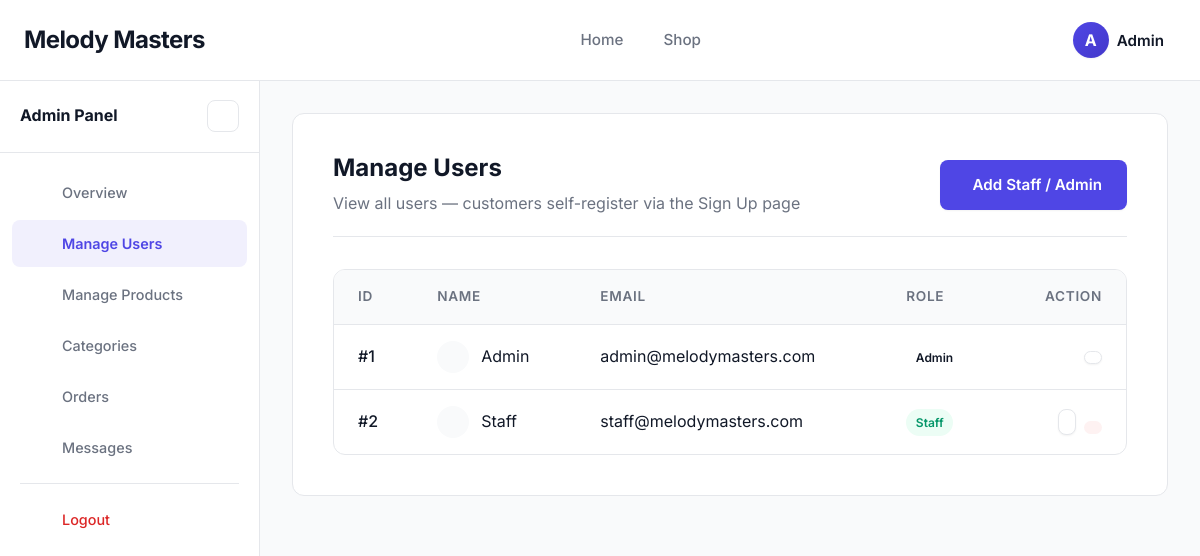
The page /admin/users.php (signed in) on the database its author committed.
### tables this page shows
CREATE TABLE IF NOT EXISTS users (
    id INT AUTO_INCREMENT PRIMARY KEY,
    name VARCHAR(255) NOT NULL,
    email VARCHAR(255) NOT NULL UNIQUE,
    password VARCHAR(255) NOT NULL,
    role ENUM('Customer', 'Staff', 'Admin') DEFAULT 'Customer',
    created_at TIMESTAMP DEFAULT CURRENT_TIMESTAMP
);

### admin/users.php (the view, shortened to what this page needs)
<?php
require_once '../includes/functions.php';
$action = $_GET['action'] ?? 'list';
$edit_user = null;
$stmt = $pdo->query("SELECT * FROM users ORDER BY created_at DESC");
$users = $stmt->fetchAll();
require_once '../includes/header.php';
?>
<div class="dashboard-layout">
        <?php include '../includes/admin_sidebar.php'; ?>
        <div class="dashboard-content" style="padding: 2.5rem;">
            <?php if ($action === 'add'): ?>
                <div class="dashboard-header" style="justify-content: space-between;">
                    <div>
                        <h1 style="font-size: 1.5rem; margin-bottom: 0.5rem;">Add Staff / Admin Account</h1>
                        <p style="color: var(--text-muted); margin: 0;">Create a new Staff or Admin account. Customers must sign up themselves.</p>
                    </div>
                    <a href="users.php" class="btn btn-secondary"><i class="ph ph-arrow-left"></i> Back to Users</a>
                </div>
                <form action="users.php?action=add" method="POST" style="max-width: 600px; background: var(--surface-color); padding: 2rem; border-radius: var(--radius-lg); border: 1px solid var(--border-color);">
                    <div class="form-group">
                        <label>Full Name</label>
                        <input type="text" name="name" class="form-control" required>
                    </div>
                    <div class="form-group">
                        <label>Email Address</label>
                        <input type="email" name="email" class="form-control" required>
                    </div>
                    <div class="form-group">
                        <label>Password</label>
                        <input type="password" name="password" class="form-control" required>
                    </div>
                        <div class="form-group">
                            <label>Role</label>
                            <select name="role" class="form-control" required>
                                <option value="Staff">Staff</option>
                                <option value="Admin">Admin</option>
                            </select>
                            <small style="color: var(--text-muted); display: block; margin-top: 0.4rem;"><i class="ph ph-info"></i> Customers can only sign up themselves via the public registration page.</small>
                        </div>
                    <button type="submit" name="add_user" class="btn btn-primary" style="height: 48px; margin-top: 1rem;"><i class="ph ph-user-plus"></i> Add User</button>
                </form>
            <?php else: ?>
                <div class="dashboard-header" style="justify-content: space-between;">
                    <div>
                        <h1 style="font-size: 1.5rem; margin-bottom: 0.5rem;">Manage Users</h1>
                        <p style="color: var(--text-muted); margin: 0;">View all users — customers self-register via the Sign Up page</p>
                    </div>
                    <a href="users.php?action=add" class="btn btn-primary"><i class="ph ph-user-plus"></i> Add Staff / Admin</a>
                </div>
                <div class="data-table-wrapper">
                    <table class="data-table">
                        <thead>
                            <tr>
                                <th>ID</th>
                                <th>Name</th>
                                <th>Email</th>
                                <th>Role</th>
                                <th style="text-align: right;">Action</th>
                            </tr>
                        </thead>
                        <tbody>
                            <?php foreach($users as $user): ?>
                                <tr>
                                    <td style="font-weight: 500;">#<?php echo $user['id']; ?></td>
                                    <td>
                                        <div style="display: flex; align-items: center; gap: 0.75rem;">
                                            <div style="width: 32px; height: 32px; background: var(--bg-color); border-radius: 50%; display: flex; align-items: center; justify-content: center; color: var(--primary-color);">
                                            </div>
                                            <?php echo htmlspecialchars($user['name']); ?>
                                        </div>
                                    </td>
                                    <td><?php echo htmlspecialchars($user['email']); ?></td>
                                    <td>
                                        <?php
                                            $badge = 'badge-neutral';
                                            if($user['role'] == 'Admin') $badge = 'badge-primary';
                                            if($user['role'] == 'Staff') $badge = 'badge-success';
                                        ?>
                                        <span class="badge <?php echo $badge; ?>"><?php echo htmlspecialchars($user['role']); ?></span>
                                    </td>
                                    <td style="text-align: right;">
                                        <div style="display: flex; gap: 0.5rem; justify-content: flex-end;">
                                            <a href="users.php?action=edit&id=<?php echo $user['id']; ?>" class="btn btn-secondary" style="padding: 0.35rem 0.5rem; border-radius: var(--radius-md);" title="Edit User"><i class="ph ph-pencil-simple" style="font-size: 1.1rem;"></i></a>
                                            <?php if($user['id'] !== $_SESSION['user_id']): ?>
                                                <form action="users.php" method="POST" onsubmit="return confirm('Are you sure you want to delete this user?');">
                                                    <button type="submit" name="delete_user" class="btn btn-danger" style="padding: 0.35rem 0.5rem; border-radius: var(--radius-md);" title="Delete User"><i class="ph ph-trash" style="font-size: 1.1rem;"></i></button>
                                                </form>
                                            <?php endif; ?>
                                        </div>
                                    </td>
                                </tr>
                            <?php endforeach; ?>
                        </tbody>
                    </table>
                </div>
            <?php endif; ?>
        </div>
</div>
<?php require_once '../includes/footer.php'; ?>

### css/style.css (style rules this page uses)
:root { --primary-color: #111827; --primary-hover: #374151; --secondary-color: #6B7280; --accent-color: #4F46E5; --accent-hover: #4338CA; --bg-color: #F9FAFB; --surface-color: #FFFFFF; --text-main: #111827; --text-muted: #6B7280; --text-light: #9CA3AF; --border-color: #E5E7EB; --border-light: #F3F4F6; --success-bg: #ECFDF5; --success-text: #059669; --error-bg: #FEF2F2; --error-text: #DC2626; --warning-bg: #FFFBEB; --warning-text: #D97706; --radius-sm: 4px; --radius-md: 8px; --radius-lg: 12px; --radius-xl: 16px; --radius-full: 9999px; --shadow-sm: 0 1px 2px 0 rgba(0, 0, 0, 0.05); --shadow-md: 0 4px 6px -1px rgba(0, 0, 0, 0.1), 0 2px 4px -1px rgba(0, 0, 0, 0.06); --shadow-lg: 0 10px 15px -3px rgba(0, 0, 0, 0.1), 0 4px 6px -2px rgba(0, 0, 0, 0.05); --shadow-xl: 0 20px 25px -5px rgba(0, 0, 0, 0.1), 0 10px 10px -5px rgba(0, 0, 0, 0.04); --font-sans: 'Inter', -apple-system, BlinkMacSystemFont, "Segoe UI", Roboto, Helvetica, Arial, sans-serif; --transition-speed: 0.2s; }
* { margin: 0; padding: 0; box-sizing: border-box; font-family: var(--font-sans); }
body { background-color: var(--bg-color); color: var(--text-main); line-height: 1.6; display: flex; flex-direction: column; min-height: 100vh; -webkit-font-smoothing: antialiased; -moz-osx-font-smoothing: grayscale; }
a { text-decoration: none; color: var(--accent-color); transition: color var(--transition-speed) ease; }
h1, h2, h3, h4, h5, h6 { font-weight: 700; color: var(--text-main); line-height: 1.2; }
.btn { display: inline-flex; align-items: center; justify-content: center; gap: 0.5rem; padding: 0.75rem 1.5rem; font-size: 0.95rem; font-weight: 600; border-radius: var(--radius-md); cursor: pointer; border: 1px solid transparent; transition: all var(--transition-speed) ease; text-align: center; user-select: none; }
.btn-primary { background-color: var(--accent-color); color: var(--surface-color); box-shadow: var(--shadow-sm); }
.btn-secondary { background-color: var(--surface-color); color: var(--primary-color); border-color: var(--border-color); box-shadow: var(--shadow-sm); }
.btn-danger { background-color: var(--error-bg); color: var(--error-text); border-color: transparent; }
.data-table-wrapper { background: var(--surface-color); border-radius: var(--radius-lg); border: 1px solid var(--border-color); overflow-x: auto; }
.data-table { width: 100%; border-collapse: collapse; }
.data-table th, .data-table td { padding: 1rem 1.5rem; text-align: left; border-bottom: 1px solid var(--border-color); vertical-align: middle; white-space: nowrap; }
.data-table th { background-color: var(--bg-color); font-weight: 600; color: var(--text-muted); font-size: 0.85rem; text-transform: uppercase; letter-spacing: 0.05em; }
.data-table tbody tr:last-child td { border-bottom: none; }
:root { --sidebar-width: 260px; --sidebar-collapsed-width: 72px; }
body.dashboard-page { display: block; }
.dashboard-layout { margin-left: var(--sidebar-width); flex: 1; min-height: calc(100vh - 80px); padding: 2rem; transition: margin-left 0.3s cubic-bezier(0.4, 0, 0.2, 1); width: calc(100% - var(--sidebar-width)); box-sizing: border-box; }
.dashboard-content { background: var(--surface-color); padding: 2rem 2.5rem; border-radius: var(--radius-lg); border: 1px solid var(--border-color); overflow-x: auto; min-width: 0; }
.dashboard-header { display: flex; justify-content: space-between; align-items: center; flex-wrap: wrap; gap: 1rem; margin-bottom: 2rem; padding-bottom: 1.25rem; border-bottom: 1px solid var(--border-color); }
.badge { display: inline-flex; align-items: center; padding: 0.25rem 0.6rem; border-radius: var(--radius-full); font-size: 0.75rem; font-weight: 600; }
.badge-success { background: var(--success-bg); color: var(--success-text); }

### rows shown on the page
users: id "1", name "Admin", email "admin@melodymasters.com", role "Admin"
users: id "2", name "Staff", email "staff@melodymasters.com", role "Staff"

### other values the page prints
$avatar_initials "A"
$user_name "Admin"
